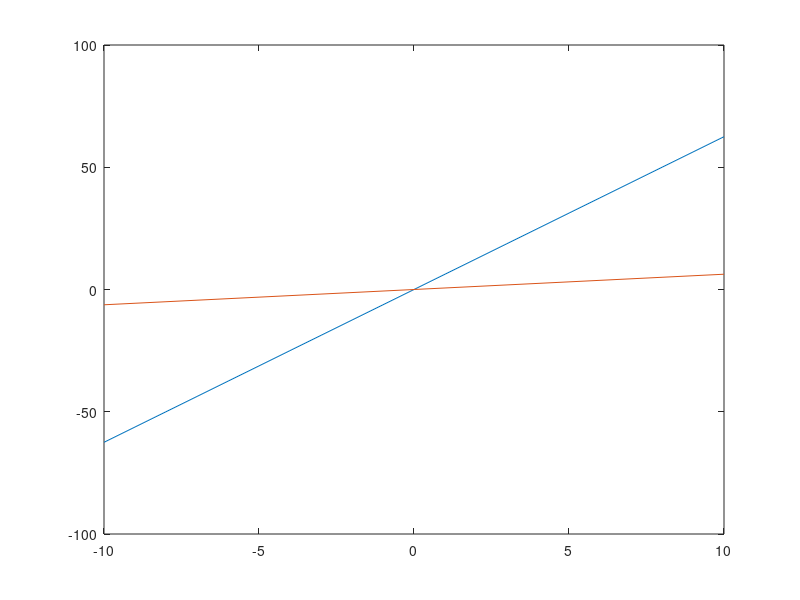
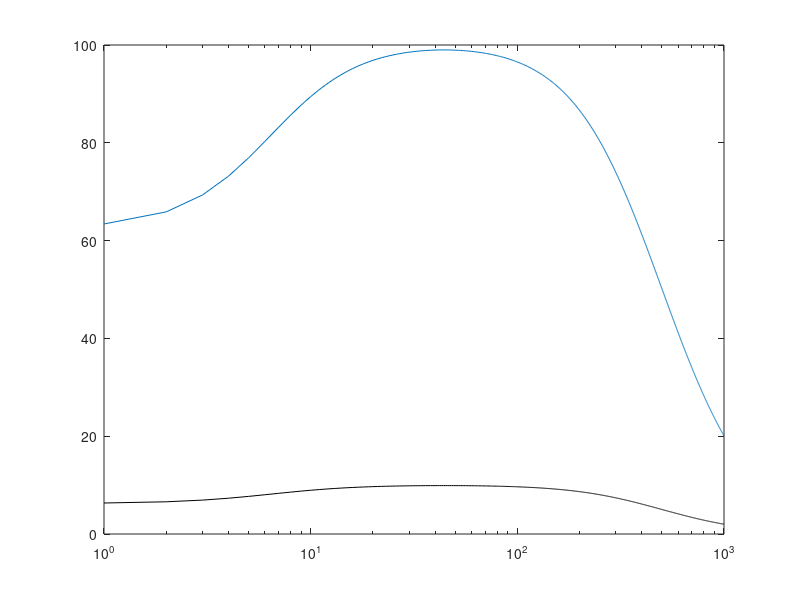

The MATLAB script that drew these images, in order: (Note: this script raises an error after producing the figures.)
clear;
clc;

R1 = 1;
Cp = 0.25;
R2 = 2;
L = 0.2;
R3 = 10;
a = 100;
R4 = 0.1;
R0 = 1000;

G = zeros(7);
C = zeros(7);

G1 = 1/R1;
G2 = 1/R2;
G3 = 1/R3;
G4 = 1/R4;
G0 = 1/R0;

G(1,:) = [-G1 G1 0 0 0 0 -1];
G(2,:) = [-G1 G1+G2 0 0 1 0 0];
G(3,:) = [0 0 -G3 0 1 0 0];
G(4,:) = [0 0 0 0 -a/(R4+R0) 1 0];
G(5,:) = [0 0 0 G0 0 -1 0];
G(6,:) = [1 0 0 0 0 0 0];
G(7,:) = [0 -1 1 0 0 0 0];


C(1,1) = -Cp;
C(1,2) = Cp;
C(2,1) = -Cp;
C(2,2) = Cp;
C(7,6) = L;

V1 = [];
V0 = [];
V3 = [];

for i=-10:10
    F = [0;0;0;0;0;i;0];
    V = G\F;
     V1 = [V1;V(1)];
     V0 = [V0;V(4)];
     V3 = [V3;V(3)];     
end

x = linspace(-10,10,21);
figure(1)
plot(x,V0)
hold on
plot(x,V3)

V1 = [];
V0 = [];
V3 = [];

freq = 1000;

for w = 0:freq
    F = [0;0;0;0;0;10;0];
    V = (G+(j*w)*C)\F;
    V0 = [V0;V(4)];
    V1 = [V1;V(1)];
    V3 = [V3;V(3)];
end

x = linspace(0,freq,freq+1);
figure(2)
semilogx(x,real(V0))
hold on
semilogx(x,real(V0./V1),'k')


V1 = [];
V0 = [];
V3 = [];
W = [];

for i = 0:freq
    w = normrnd(pi,.05);
    F = [0;0;0;0;0;10;0];
    V = (G+(j*w)*C)\F;
    W = [W;V(4)/V(1)];
    
end

x = linspace(0,freq,freq+1);
figure(3)
histogram(real(W));










